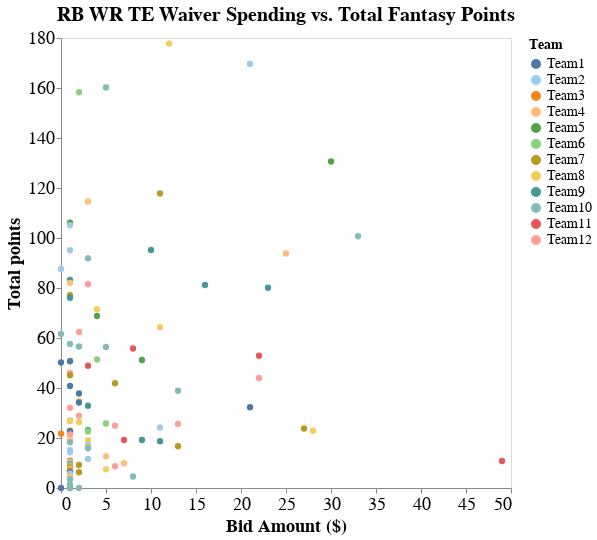

The notebook cell this image was saved under:
### Markdown cell above
The biggest steals on the waiver wire were Cordarrelle Patterson, Hollywood Brown, and Hunter Renfrow. The biggest runaway hype trains were Adrian Peterson, Rondale Moore, and Kadarius Toney.

### Code cell
chart

### Figure 1 — Vega-Lite specification as saved in the notebook (floating-point values rounded to 4 significant figures)
{"config": {"view": {"continuousWidth": 400, "continuousHeight": 300}, "axis": {"labelFontSize": 18, "titleFontSize": 18}, "legend": {"labelFontSize": 14, "titleFontSize": 14}, "title": {"fontSize": 20}}, "data": {"name": "data-cf397547162b860c4b9bc349a9baa00e"}, "mark": {"type": "circle", "size": 40}, "encoding": {"color": {"condition": {"type": "nominal", "field": "Team", "scale": {"scheme": "tableau20"}, "sort": ["Team1", "Team2", "Team3", "Team4", "Team5", "Team6", "Team7", "Team8", "Team9", "Team10", "Team11", "Team12"], "selection": "selector013"}, "value": "lightgray"}, "opacity": {"condition": {"value": 1, "selection": "selector013"}, "value": 0.1}, "tooltip": [{"type": "nominal", "field": "Player-info"}, {"type": "nominal", "field": "Team"}, {"type": "quantitative", "field": "Bid Amount ($)"}, {"type": "quantitative", "field": "Total points"}, {"type": "nominal", "field": "Stint (wks)"}], "x": {"type": "quantitative", "axis": {"grid": false}, "field": "Bid Amount ($)"}, "y": {"type": "quantitative", "axis": {"grid": false}, "field": "Total points"}}, "height": 450, "selection": {"selector013": {"type": "multi", "fields": ["Team"], "bind": "legend"}}, "title": "RB WR TE Waiver Spending vs. Total Fantasy Points", "width": 450, "$schema": "https://vega.github.io/schema/vega-lite/v4.8.1.json", "datasets": {"data-cf397547162b860c4b9bc349a9baa00e": [{"Player": "Cordarrelle Patterson", "Position": "RB", "Team": "Team8", "ProTeam": "ATL", "Action": "WAIVER", "Bid Amount ($)": 12, "Stint (wks)": [3, 4, 5, 7, 8, 9, 10, 11, 12, 13, 14, 15, 16, 17, 18], "Total points": 177.8, "Player-info": "Cordarrelle Patterson, RB (ATL)"}, {"Player": "James Conner", "Position": "RB", "Team": "Team2", "ProTeam": "ARI", "Action": "WAIVER", "Bid Amount ($)": 21, "Stint (wks)": [5, 6, 7, 8, 9, 10, 11, 13, 14, 15, 16, 17, 18, 19], "Total points": 169.6, "Player-info": "James Conner, RB (ARI)"}, {"Player": "Marquise Brown", "Position": "WR", "Team": "Team10", "ProTeam": "BAL", "Action": "WAIVER", "Bid Amount ($)": 5, "Stint (wks)": [2, 3, 4, 5, 6, 7, 9, 10, 11, 12, 13, 14, 15, 16, 17, 18], "Total points": 160.2, "Player-info": "Marquise Brown, WR (BAL)"}, {"Player": "Hunter Renfrow", "Position": "WR", "Team": "Team6", "ProTeam": "OAK", "Action": "WAIVER", "Bid Amount ($)": 2, "Stint (wks)": [4, 5, 6, 7, 9, 10, 11, 12, 13, 14, 15, 16, 17, 18, 19], "Total points": 158.3, "Player-info": "Hunter Renfrow, WR (OAK)"}, {"Player": "Elijah Mitchell", "Position": "RB", "Team": "Team5", "ProTeam": "SF", "Action": "WAIVER", "Bid Amount ($)": 30, "Stint (wks)": [2, 3, 4, 5, 7, 8, 9, 10, 11, 12, 13, 14, 15, 16, 17, 18, 19, 20, 21], "Total points": 130.6, "Player-info": "Elijah Mitchell, RB (SF)"}, {"Player": "Jaylen Waddle", "Position": "WR", "Team": "Team7", "ProTeam": "MIA", "Action": "WAIVER", "Bid Amount ($)": 11, "Stint (wks)": [7, 8, 9, 10, 11, 12, 13, 15, 16, 17, 18], "Total points": 117.8, "Player-info": "Jaylen Waddle, WR (MIA)"}, {"Player": "Michael Pittman Jr.", "Position": "WR", "Team": "Team4", "ProTeam": "IND", "Action": "WAIVER", "Bid Amount ($)": 3, "Stint (wks)": [7, 8, 9, 10, 11, 12, 13, 15, 16, 17, 18], "Total points": 114.6, "Player-info": "Michael Pittman Jr., WR (IND)"}, {"Player": "Mike Gesicki", "Position": "TE", "Team": "Team5", "ProTeam": "MIA", "Action": "WAIVER", "Bid Amount ($)": 1, "Stint (wks)": [4, 5, 6, 7, 8, 9, 10, 11, 12, 13, 15, 16, 17, 18], "Total points": 106.1, "Player-info": "Mike Gesicki, TE (MIA)"}, {"Player": "Dawson Knox", "Position": "TE", "Team": "Team2", "ProTeam": "BUF", "Action": "WAIVER", "Bid Amount ($)": 1, "Stint (wks)": [4, 5, 6, 8, 9, 10, 11, 12, 13, 14, 15, 16, 17, 18, 19, 20], "Total points": 105.1, "Player-info": "Dawson Knox, TE (BUF)"}, {"Player": "Chuba Hubbard", "Position": "RB", "Team": "Team10", "ProTeam": "CAR", "Action": "WAIVER", "Bid Amount ($)": 33, "Stint (wks)": [4, 5, 6, 7, 8, 9, 10, 11, 12, 14, 15, 16, 17, 18], "Total points": 100.7, "Player-info": "Chuba Hubbard, RB (CAR)"}, {"Player": "Dalton Schultz", "Position": "TE", "Team": "Team9", "ProTeam": "DAL", "Action": "WAIVER", "Bid Amount ($)": 10, "Stint (wks)": [6, 8, 9, 10, 11, 12, 13, 14, 15, 16, 17, 18, 19], "Total points": 95.2, "Player-info": "Dalton Schultz, TE (DAL)"}, {"Player": "Michael Carter", "Position": "RB", "Team": "Team2", "ProTeam": "NYJ", "Action": "WAIVER", "Bid Amount ($)": 1, "Stint (wks)": [7, 8, 9, 10, 11, 12, 13, 14, 15, 16, 17, 18], "Total points": 95.1, "Player-info": "Michael Carter, RB (NYJ)"}, {"Player": "Myles Gaskin", "Position": "RB", "Team": "Team4", "ProTeam": "MIA", "Action": "WAIVER", "Bid Amount ($)": 25, "Stint (wks)": [6, 7, 8, 9, 10, 11, 12, 13, 15, 16, 17, 18], "Total points": 93.8, "Player-info": "Myles Gaskin, RB (MIA)"}, {"Player": "Zach Ertz", "Position": "TE", "Team": "Team10", "ProTeam": "ARI", "Action": "WAIVER", "Bid Amount ($)": 3, "Stint (wks)": [7, 8, 9, 10, 11, 13, 14, 15, 16, 17, 18, 19], "Total points": 91.9, "Player-info": "Zach Ertz, TE (ARI)"}, {"Player": "Marvin Jones Jr.", "Position": "WR", "Team": "Team2", "ProTeam": "JAX", "Action": "WAIVER", "Bid Amount ($)": 0, "Stint (wks)": [1, 2, 3, 4, 5, 6, 8, 9, 10, 11], "Total points": 87.6, "Player-info": "Marvin Jones Jr., WR (JAX)"}, {"Player": "Brandon Aiyuk", "Position": "WR", "Team": "Team9", "ProTeam": "SF", "Action": "WAIVER", "Bid Amount ($)": 1, "Stint (wks)": [10, 11, 12, 13, 14, 15, 16, 17, 18, 19, 20, 21], "Total points": 83.2, "Player-info": "Brandon Aiyuk, WR (SF)"}, {"Player": "Devin Singletary", "Position": "RB", "Team": "Team4", "ProTeam": "BUF", "Action": "WAIVER", "Bid Amount ($)": 1, "Stint (wks)": [11, 12, 13, 14, 15, 16, 17, 18, 19, 20], "Total points": 82.0, "Player-info": "Devin Singletary, RB (BUF)"}, {"Player": "Tony Pollard", "Position": "RB", "Team": "Team12", "ProTeam": "DAL", "Action": "WAIVER", "Bid Amount ($)": 3, "Stint (wks)": [8, 9, 10, 11, 12, 13, 14, 15, 16, 17, 18, 19], "Total points": 81.5, "Player-info": "Tony Pollard, RB (DAL)"}, {"Player": "A.J. Green", "Position": "WR", "Team": "Team9", "ProTeam": "ARI", "Action": "WAIVER", "Bid Amount ($)": 16, "Stint (wks)": [5, 6, 7, 8, 9, 10, 11, 13, 14, 15, 16, 17, 18, 19], "Total points": 81.2, "Player-info": "A.J. Green, WR (ARI)"}, {"Player": "Darrel Williams", "Position": "RB", "Team": "Team9", "ProTeam": "KC", "Action": "WAIVER", "Bid Amount ($)": 23, "Stint (wks)": [6, 7, 8, 9, 10, 11], "Total points": 80.1, "Player-info": "Darrel Williams, RB (KC)"}, {"Player": "Darnell Mooney", "Position": "WR", "Team": "Team7", "ProTeam": "CHI", "Action": "WAIVER", "Bid Amount ($)": 1, "Stint (wks)": [11, 12, 13, 14, 15, 16, 17, 18], "Total points": 77.1, "Player-info": "Darnell Mooney, WR (CHI)"}, {"Player": "Rob Gronkowski", "Position": "TE", "Team": "Team9", "ProTeam": "TB", "Action": "WAIVER", "Bid Amount ($)": 1, "Stint (wks)": [10, 11, 12, 13, 14, 15, 16, 17, 18, 19, 20], "Total points": 76.1, "Player-info": "Rob Gronkowski, TE (TB)"}, {"Player": "Devonta Freeman", "Position": "RB", "Team": "Team8", "ProTeam": "BAL", "Action": "WAIVER", "Bid Amount ($)": 4, "Stint (wks)": [11, 12, 13, 14, 15, 16, 17, 18], "Total points": 71.5, "Player-info": "Devonta Freeman, RB (BAL)"}, {"Player": "D'Onta Foreman", "Position": "RB", "Team": "Team5", "ProTeam": "TEN", "Action": "WAIVER", "Bid Amount ($)": 4, "Stint (wks)": [11, 12, 14, 15, 16, 17, 18, 20], "Total points": 68.8, "Player-info": "D'Onta Foreman, RB (TEN)"}, {"Player": "Van Jefferson", "Position": "WR", "Team": "Team8", "ProTeam": "LAR", "Action": "WAIVER", "Bid Amount ($)": 11, "Stint (wks)": [10, 12, 13, 14, 15, 16, 17, 18, 19, 20, 21, 22], "Total points": 64.3, "Player-info": "Van Jefferson, WR (LAR)"}, {"Player": "Elijah Moore", "Position": "WR", "Team": "Team12", "ProTeam": "NYJ", "Action": "WAIVER", "Bid Amount ($)": 2, "Stint (wks)": [10, 11, 12, 13, 14, 15, 16], "Total points": 62.4, "Player-info": "Elijah Moore, WR (NYJ)"}, {"Player": "Tony Pollard", "Position": "RB", "Team": "Team10", "ProTeam": "DAL", "Action": "WAIVER", "Bid Amount ($)": 0, "Stint (wks)": [1, 2, 3, 4, 5, 6], "Total points": 61.6, "Player-info": "Tony Pollard, RB (DAL)"}, {"Player": "Rex Burkhead", "Position": "RB", "Team": "Team10", "ProTeam": "HOU", "Action": "WAIVER", "Bid Amount ($)": 1, "Stint (wks)": [13, 14, 15, 16, 17, 18], "Total points": 57.6, "Player-info": "Rex Burkhead, RB (HOU)"}, {"Player": "D'Ernest Johnson", "Position": "RB", "Team": "Team10", "ProTeam": "CLE", "Action": "WAIVER", "Bid Amount ($)": 2, "Stint (wks)": [7, 8, 9, 10, 11], "Total points": 56.6, "Player-info": "D'Ernest Johnson, RB (CLE)"}, {"Player": "Rashaad Penny", "Position": "RB", "Team": "Team10", "ProTeam": "SEA", "Action": "WAIVER", "Bid Amount ($)": 5, "Stint (wks)": [15, 16, 17, 18], "Total points": 56.4, "Player-info": "Rashaad Penny, RB (SEA)"}, {"Player": "Michael Gallup", "Position": "WR", "Team": "Team11", "ProTeam": "DAL", "Action": "WAIVER", "Bid Amount ($)": 8, "Stint (wks)": [12, 13, 14, 15, 16, 17, 18, 19], "Total points": 55.8, "Player-info": "Michael Gallup, WR (DAL)"}, {"Player": "Amon-Ra St. Brown", "Position": "WR", "Team": "Team11", "ProTeam": "DET", "Action": "WAIVER", "Bid Amount ($)": 22, "Stint (wks)": [16, 17, 18], "Total points": 52.9, "Player-info": "Amon-Ra St. Brown, WR (DET)"}, {"Player": "Pat Freiermuth", "Position": "TE", "Team": "Team6", "ProTeam": "PIT", "Action": "WAIVER", "Bid Amount ($)": 4, "Stint (wks)": [10, 11, 12, 13, 14, 15, 16, 17, 18, 19], "Total points": 51.4, "Player-info": "Pat Freiermuth, TE (PIT)"}, {"Player": "Devontae Booker", "Position": "RB", "Team": "Team5", "ProTeam": "NYG", "Action": "WAIVER", "Bid Amount ($)": 9, "Stint (wks)": [6, 7, 8, 9], "Total points": 51.2, "Player-info": "Devontae Booker, RB (NYG)"}, {"Player": "Miles Sanders", "Position": "RB", "Team": "Team4", "ProTeam": "PHI", "Action": "WAIVER", "Bid Amount ($)": 1, "Stint (wks)": [8, 9, 10, 11, 12, 13, 15, 16, 17, 18, 19], "Total points": 50.9, "Player-info": "Miles Sanders, RB (PHI)"}, {"Player": "Alexander Mattison", "Position": "RB", "Team": "Team1", "ProTeam": "MIN", "Action": "WAIVER", "Bid Amount ($)": 1, "Stint (wks)": [11, 12, 13, 14, 15, 16, 17, 18], "Total points": 50.7, "Player-info": "Alexander Mattison, RB (MIN)"}, {"Player": "Alexander Mattison", "Position": "RB", "Team": "Team1", "ProTeam": "MIN", "Action": "WAIVER", "Bid Amount ($)": 0, "Stint (wks)": [2, 3, 4, 5, 6, 8], "Total points": 50.2, "Player-info": "Alexander Mattison, RB (MIN)"}, {"Player": "Jared Cook", "Position": "TE", "Team": "Team11", "ProTeam": "LAC", "Action": "WAIVER", "Bid Amount ($)": 3, "Stint (wks)": [9, 10, 11, 12, 13, 14, 15, 16], "Total points": 48.9, "Player-info": "Jared Cook, TE (LAC)"}, {"Player": "Noah Fant", "Position": "TE", "Team": "Team12", "ProTeam": "DEN", "Action": "WAIVER", "Bid Amount ($)": 1, "Stint (wks)": [12, 13, 14, 15, 16, 17, 18], "Total points": 46.0, "Player-info": "Noah Fant, TE (DEN)"}, {"Player": "Emmanuel Sanders", "Position": "WR", "Team": "Team7", "ProTeam": "BUF", "Action": "WAIVER", "Bid Amount ($)": 1, "Stint (wks)": [5, 6, 8, 9, 10], "Total points": 45.1, "Player-info": "Emmanuel Sanders, WR (BUF)"}, {"Player": "Khalil Herbert", "Position": "RB", "Team": "Team12", "ProTeam": "CHI", "Action": "WAIVER", "Bid Amount ($)": 22, "Stint (wks)": [6, 7, 8, 9, 11, 12], "Total points": 44.0, "Player-info": "Khalil Herbert, RB (CHI)"}, {"Player": "Michael Pittman Jr.", "Position": "WR", "Team": "Team7", "ProTeam": "IND", "Action": "WAIVER", "Bid Amount ($)": 6, "Stint (wks)": [3, 4, 5, 6], "Total points": 41.9, "Player-info": "Michael Pittman Jr., WR (IND)"}, {"Player": "Chase Claypool", "Position": "WR", "Team": "Team1", "ProTeam": "PIT", "Action": "WAIVER", "Bid Amount ($)": 1, "Stint (wks)": [12, 13, 14, 15, 16, 17, 18, 19], "Total points": 40.8, "Player-info": "Chase Claypool, WR (PIT)"}, {"Player": "Sterling Shepard", "Position": "WR", "Team": "Team10", "ProTeam": "NYG", "Action": "WAIVER", "Bid Amount ($)": 13, "Stint (wks)": [2, 3, 4, 5, 6, 7, 8, 9, 11, 12, 13, 14, 15], "Total points": 38.9, "Player-info": "Sterling Shepard, WR (NYG)"}, {"Player": "Justin Jackson", "Position": "RB", "Team": "Team1", "ProTeam": "LAC", "Action": "WAIVER", "Bid Amount ($)": 2, "Stint (wks)": [16, 17, 18], "Total points": 37.8, "Player-info": "Justin Jackson, RB (LAC)"}, {"Player": "Tyler Conklin", "Position": "TE", "Team": "Team8", "ProTeam": "MIN", "Action": "WAIVER", "Bid Amount ($)": 2, "Stint (wks)": [8, 9, 10, 11], "Total points": 34.8, "Player-info": "Tyler Conklin, TE (MIN)"}, {"Player": "Mark Ingram II", "Position": "RB", "Team": "Team1", "ProTeam": "NO", "Action": "WAIVER", "Bid Amount ($)": 2, "Stint (wks)": [10, 11, 12, 13], "Total points": 34.2, "Player-info": "Mark Ingram II, RB (NO)"}, {"Player": "Christian Kirk", "Position": "WR", "Team": "Team9", "ProTeam": "ARI", "Action": "WAIVER", "Bid Amount ($)": 3, "Stint (wks)": [7, 8, 9], "Total points": 32.9, "Player-info": "Christian Kirk, WR (ARI)"}, {"Player": "J.D. McKissic", "Position": "RB", "Team": "Team1", "ProTeam": "WSH", "Action": "WAIVER", "Bid Amount ($)": 21, "Stint (wks)": [7, 8, 10, 11], "Total points": 32.3, "Player-info": "J.D. McKissic, RB (WSH)"}, {"Player": "Jeff Wilson Jr.", "Position": "RB", "Team": "Team12", "ProTeam": "SF", "Action": "WAIVER", "Bid Amount ($)": 1, "Stint (wks)": [15, 16, 17, 18, 19, 20, 21], "Total points": 32.1, "Player-info": "Jeff Wilson Jr., RB (SF)"}, {"Player": "Tim Patrick", "Position": "WR", "Team": "Team12", "ProTeam": "DEN", "Action": "WAIVER", "Bid Amount ($)": 2, "Stint (wks)": [2, 3, 4], "Total points": 28.9, "Player-info": "Tim Patrick, WR (DEN)"}, {"Player": "Dontrell Hilliard", "Position": "RB", "Team": "Team7", "ProTeam": "TEN", "Action": "WAIVER", "Bid Amount ($)": 1, "Stint (wks)": [14, 15, 16, 17, 18, 20], "Total points": 26.9, "Player-info": "Dontrell Hilliard, RB (TEN)"}, {"Player": "Foster Moreau", "Position": "TE", "Team": "Team8", "ProTeam": "OAK", "Action": "WAIVER", "Bid Amount ($)": 1, "Stint (wks)": [13, 14, 15, 16, 17, 18, 19], "Total points": 26.8, "Player-info": "Foster Moreau, TE (OAK)"}, {"Player": "Jalen Guyton", "Position": "WR", "Team": "Team8", "ProTeam": "LAC", "Action": "WAIVER", "Bid Amount ($)": 2, "Stint (wks)": [14, 15, 16, 17, 18], "Total points": 26.3, "Player-info": "Jalen Guyton, WR (LAC)"}, {"Player": "Kenyan Drake", "Position": "RB", "Team": "Team6", "ProTeam": "OAK", "Action": "WAIVER", "Bid Amount ($)": 5, "Stint (wks)": [9, 10, 11, 12, 13, 14, 15, 16, 17, 18, 19], "Total points": 25.8, "Player-info": "Kenyan Drake, RB (OAK)"}, {"Player": "Alex Collins", "Position": "RB", "Team": "Team12", "ProTeam": "SEA", "Action": "WAIVER", "Bid Amount ($)": 13, "Stint (wks)": [6, 7, 8], "Total points": 25.6, "Player-info": "Alex Collins, RB (SEA)"}, {"Player": "Rhamondre Stevenson", "Position": "RB", "Team": "Team12", "ProTeam": "NE", "Action": "WAIVER", "Bid Amount ($)": 6, "Stint (wks)": [11, 12, 13, 15, 16], "Total points": 24.9, "Player-info": "Rhamondre Stevenson, RB (NE)"}, {"Player": "Darrel Williams", "Position": "RB", "Team": "Team2", "ProTeam": "KC", "Action": "WAIVER", "Bid Amount ($)": 11, "Stint (wks)": [17, 18, 19, 20, 21], "Total points": 24.2, "Player-info": "Darrel Williams, RB (KC)"}, {"Player": "Kadarius Toney", "Position": "WR", "Team": "Team7", "ProTeam": "NYG", "Action": "WAIVER", "Bid Amount ($)": 27, "Stint (wks)": [6, 7, 8, 9, 11, 12, 13, 14, 15, 16, 17, 18], "Total points": 23.8, "Player-info": "Kadarius Toney, WR (NYG)"}, {"Player": "Jared Cook", "Position": "TE", "Team": "Team9", "ProTeam": "LAC", "Action": "WAIVER", "Bid Amount ($)": 3, "Stint (wks)": [3, 4, 5], "Total points": 23.1, "Player-info": "Jared Cook, TE (LAC)"}, {"Player": "Rondale Moore", "Position": "WR", "Team": "Team8", "ProTeam": "ARI", "Action": "WAIVER", "Bid Amount ($)": 28, "Stint (wks)": [3, 4, 5, 6], "Total points": 22.9, "Player-info": "Rondale Moore, WR (ARI)"}, {"Player": "Darnell Mooney", "Position": "WR", "Team": "Team7", "ProTeam": "CHI", "Action": "WAIVER", "Bid Amount ($)": 1, "Stint (wks)": [5, 6, 7], "Total points": 22.9, "Player-info": "Darnell Mooney, WR (CHI)"}, {"Player": "Hunter Henry", "Position": "TE", "Team": "Team6", "ProTeam": "NE", "Action": "WAIVER", "Bid Amount ($)": 3, "Stint (wks)": [6, 7, 8], "Total points": 22.6, "Player-info": "Hunter Henry, TE (NE)"}, {"Player": "Boston Scott", "Position": "RB", "Team": "Team1", "ProTeam": "PHI", "Action": "WAIVER", "Bid Amount ($)": 1, "Stint (wks)": [17, 18, 19], "Total points": 22.6, "Player-info": "Boston Scott, RB (PHI)"}, {"Player": "Phillip Lindsay", "Position": "RB", "Team": "Team3", "ProTeam": "MIA", "Action": "WAIVER", "Bid Amount ($)": 0, "Stint (wks)": [2, 3, 4, 5, 6, 7, 8, 9, 10, 11], "Total points": 21.7, "Player-info": "Phillip Lindsay, RB (MIA)"}, {"Player": "DeVante Parker", "Position": "WR", "Team": "Team12", "ProTeam": "MIA", "Action": "WAIVER", "Bid Amount ($)": 1, "Stint (wks)": [15, 16, 17, 18], "Total points": 21.4, "Player-info": "DeVante Parker, WR (MIA)"}, {"Player": "Christian Kirk", "Position": "WR", "Team": "Team11", "ProTeam": "ARI", "Action": "WAIVER", "Bid Amount ($)": 7, "Stint (wks)": [16, 17, 18, 19], "Total points": 19.2, "Player-info": "Christian Kirk, WR (ARI)"}, {"Player": "J.D. McKissic", "Position": "RB", "Team": "Team9", "ProTeam": "WSH", "Action": "WAIVER", "Bid Amount ($)": 9, "Stint (wks)": [3, 4], "Total points": 19.2, "Player-info": "J.D. McKissic, RB (WSH)"}, {"Player": "Dan Arnold", "Position": "TE", "Team": "Team4", "ProTeam": "JAX", "Action": "WAIVER", "Bid Amount ($)": 1, "Stint (wks)": [9, 10], "Total points": 19.2, "Player-info": "Dan Arnold, TE (JAX)"}, {"Player": "Mecole Hardman", "Position": "WR", "Team": "Team8", "ProTeam": "KC", "Action": "WAIVER", "Bid Amount ($)": 3, "Stint (wks)": [7, 8, 9, 10], "Total points": 19.1, "Player-info": "Mecole Hardman, WR (KC)"}, {"Player": "Latavius Murray", "Position": "RB", "Team": "Team9", "ProTeam": "BAL", "Action": "WAIVER", "Bid Amount ($)": 11, "Stint (wks)": [3, 4, 5], "Total points": 18.7, "Player-info": "Latavius Murray, RB (BAL)"}, {"Player": "Ronald Jones II", "Position": "RB", "Team": "Team10", "ProTeam": "TB", "Action": "WAIVER", "Bid Amount ($)": 1, "Stint (wks)": [16, 17, 18, 19, 20], "Total points": 18.3, "Player-info": "Ronald Jones II, RB (TB)"}, {"Player": "Tevin Coleman", "Position": "RB", "Team": "Team2", "ProTeam": "NYJ", "Action": "WAIVER", "Bid Amount ($)": 3, "Stint (wks)": [12, 13, 14], "Total points": 17.2, "Player-info": "Tevin Coleman, RB (NYJ)"}, {"Player": "Damien Williams", "Position": "RB", "Team": "Team7", "ProTeam": "CHI", "Action": "WAIVER", "Bid Amount ($)": 13, "Stint (wks)": [5, 6, 7], "Total points": 16.7, "Player-info": "Damien Williams, RB (CHI)"}, {"Player": "Jarvis Landry", "Position": "WR", "Team": "Team6", "ProTeam": "CLE", "Action": "WAIVER", "Bid Amount ($)": 3, "Stint (wks)": [6, 7, 8, 9], "Total points": 16.3, "Player-info": "Jarvis Landry, WR (CLE)"}, {"Player": "Samaje Perine", "Position": "RB", "Team": "Team8", "ProTeam": "CIN", "Action": "WAIVER", "Bid Amount ($)": 3, "Stint (wks)": [5, 6], "Total points": 16.3, "Player-info": "Samaje Perine, RB (CIN)"}, {"Player": "Tyler Conklin", "Position": "TE", "Team": "Team10", "ProTeam": "MIN", "Action": "WAIVER", "Bid Amount ($)": 3, "Stint (wks)": [4, 5, 6], "Total points": 15.9, "Player-info": "Tyler Conklin, TE (MIN)"}, {"Player": "Tre'Quan Smith", "Position": "WR", "Team": "Team2", "ProTeam": "NO", "Action": "WAIVER", "Bid Amount ($)": 1, "Stint (wks)": [12, 13, 14, 15], "Total points": 15.1, "Player-info": "Tre'Quan Smith, WR (NO)"}, {"Player": "Tim Patrick", "Position": "WR", "Team": "Team2", "ProTeam": "DEN", "Action": "WAIVER", "Bid Amount ($)": 1, "Stint (wks)": [6, 7], "Total points": 14.3, "Player-info": "Tim Patrick, WR (DEN)"}, {"Player": "Robby Anderson", "Position": "WR", "Team": "Team4", "ProTeam": "CAR", "Action": "WAIVER", "Bid Amount ($)": 5, "Stint (wks)": [5, 6], "Total points": 12.6, "Player-info": "Robby Anderson, WR (CAR)"}, {"Player": "Tyler Boyd", "Position": "WR", "Team": "Team2", "ProTeam": "CIN", "Action": "WAIVER", "Bid Amount ($)": 3, "Stint (wks)": [17, 18, 19, 20, 21, 22], "Total points": 11.6, "Player-info": "Tyler Boyd, WR (CIN)"}, {"Player": "Cole Kmet", "Position": "TE", "Team": "Team3", "ProTeam": "CHI", "Action": "WAIVER", "Bid Amount ($)": 1, "Stint (wks)": [16, 17, 18], "Total points": 10.9, "Player-info": "Cole Kmet, TE (CHI)"}, {"Player": "David Njoku", "Position": "TE", "Team": "Team11", "ProTeam": "CLE", "Action": "WAIVER", "Bid Amount ($)": 49, "Stint (wks)": [17, 18], "Total points": 10.8, "Player-info": "David Njoku, TE (CLE)"}, {"Player": "Ricky Seals-Jones", "Position": "TE", "Team": "Team2", "ProTeam": "WSH", "Action": "WAIVER", "Bid Amount ($)": 1, "Stint (wks)": [7, 8], "Total points": 10.3, "Player-info": "Ricky Seals-Jones, TE (WSH)"}, {"Player": "Tyler Higbee", "Position": "TE", "Team": "Team4", "ProTeam": "LAR", "Action": "WAIVER", "Bid Amount ($)": 7, "Stint (wks)": [17, 18, 19, 20, 21, 22], "Total points": 9.9, "Player-info": "Tyler Higbee, TE (LAR)"}, {"Player": "Rashod Bateman", "Position": "WR", "Team": "Team7", "ProTeam": "BAL", "Action": "WAIVER", "Bid Amount ($)": 1, "Stint (wks)": [11, 12], "Total points": 9.5, "Player-info": "Rashod Bateman, WR (BAL)"}, {"Player": "Myles Gaskin", "Position": "RB", "Team": "Team7", "ProTeam": "MIA", "Action": "WAIVER", "Bid Amount ($)": 2, "Stint (wks)": [3, 4], "Total points": 9.2, "Player-info": "Myles Gaskin, RB (MIA)"}, {"Player": "Kenneth Gainwell", "Position": "RB", "Team": "Team10", "ProTeam": "PHI", "Action": "WAIVER", "Bid Amount ($)": 1, "Stint (wks)": [8, 9], "Total points": 9.0, "Player-info": "Kenneth Gainwell, RB (PHI)"}, {"Player": "Courtland Sutton", "Position": "WR", "Team": "Team6", "ProTeam": "DEN", "Action": "WAIVER", "Bid Amount ($)": 1, "Stint (wks)": [12, 13, 14, 15], "Total points": 8.8, "Player-info": "Courtland Sutton, WR (DEN)"}, {"Player": "DeVante Parker", "Position": "WR", "Team": "Team12", "ProTeam": "MIA", "Action": "WAIVER", "Bid Amount ($)": 6, "Stint (wks)": [9, 10, 11, 12, 13], "Total points": 8.7, "Player-info": "DeVante Parker, WR (MIA)"}, {"Player": "Tyler Higbee", "Position": "TE", "Team": "Team3", "ProTeam": "LAR", "Action": "WAIVER", "Bid Amount ($)": 1, "Stint (wks)": [12, 13, 14], "Total points": 8.1, "Player-info": "Tyler Higbee, TE (LAR)"}, {"Player": "Jarvis Landry", "Position": "WR", "Team": "Team4", "ProTeam": "CLE", "Action": "WAIVER", "Bid Amount ($)": 1, "Stint (wks)": [15, 16], "Total points": 7.5, "Player-info": "Jarvis Landry, WR (CLE)"}, {"Player": "Jeff Wilson Jr.", "Position": "RB", "Team": "Team8", "ProTeam": "SF", "Action": "WAIVER", "Bid Amount ($)": 5, "Stint (wks)": [11, 12], "Total points": 7.5, "Player-info": "Jeff Wilson Jr., RB (SF)"}, {"Player": "Alex Collins", "Position": "RB", "Team": "Team10", "ProTeam": "SEA", "Action": "WAIVER", "Bid Amount ($)": 1, "Stint (wks)": [11, 12, 13, 14], "Total points": 7.0, "Player-info": "Alex Collins, RB (SEA)"}, {"Player": "Royce Freeman", "Position": "RB", "Team": "Team3", "ProTeam": "HOU", "Action": "WAIVER", "Bid Amount ($)": 1, "Stint (wks)": [15, 16, 17, 18], "Total points": 6.7, "Player-info": "Royce Freeman, RB (HOU)"}, {"Player": "Ty Johnson", "Position": "RB", "Team": "Team7", "ProTeam": "NYJ", "Action": "WAIVER", "Bid Amount ($)": 1, "Stint (wks)": [12, 13], "Total points": 6.7, "Player-info": "Ty Johnson, RB (NYJ)"}, {"Player": "Jeremy McNichols", "Position": "RB", "Team": "Team7", "ProTeam": "TEN", "Action": "WAIVER", "Bid Amount ($)": 2, "Stint (wks)": [9, 10], "Total points": 6.3, "Player-info": "Jeremy McNichols, RB (TEN)"}, {"Player": "Hunter Henry", "Position": "TE", "Team": "Team1", "ProTeam": "NE", "Action": "WAIVER", "Bid Amount ($)": 1, "Stint (wks)": [11, 12], "Total points": 6.1, "Player-info": "Hunter Henry, TE (NE)"}, {"Player": "Latavius Murray", "Position": "RB", "Team": "Team2", "ProTeam": "BAL", "Action": "WAIVER", "Bid Amount ($)": 1, "Stint (wks)": [9, 10, 11, 12], "Total points": 5.7, "Player-info": "Latavius Murray, RB (BAL)"}, {"Player": "Nyheim Hines", "Position": "RB", "Team": "Team10", "ProTeam": "IND", "Action": "WAIVER", "Bid Amount ($)": 8, "Stint (wks)": [4, 5, 6], "Total points": 4.6, "Player-info": "Nyheim Hines, RB (IND)"}, {"Player": "Christian Kirk", "Position": "WR", "Team": "Team4", "ProTeam": "ARI", "Action": "WAIVER", "Bid Amount ($)": 1, "Stint (wks)": [11, 13], "Total points": 4.4, "Player-info": "Christian Kirk, WR (ARI)"}, {"Player": "David Njoku", "Position": "TE", "Team": "Team4", "ProTeam": "CLE", "Action": "WAIVER", "Bid Amount ($)": 1, "Stint (wks)": [15, 16], "Total points": 4.4, "Player-info": "David Njoku, TE (CLE)"}, {"Player": "Kenneth Gainwell", "Position": "RB", "Team": "Team10", "ProTeam": "PHI", "Action": "WAIVER", "Bid Amount ($)": 1, "Stint (wks)": [5, 6], "Total points": 3.5, "Player-info": "Kenneth Gainwell, RB (PHI)"}, {"Player": "Dan Arnold", "Position": "TE", "Team": "Team10", "ProTeam": "JAX", "Action": "WAIVER", "Bid Amount ($)": 1, "Stint (wks)": [11, 12], "Total points": 1.4, "Player-info": "Dan Arnold, TE (JAX)"}, {"Player": "T.Y. Hilton", "Position": "WR", "Team": "Team5", "ProTeam": "IND", "Action": "WAIVER", "Bid Amount ($)": 1, "Stint (wks)": [1, 2, 3, 4, 5], "Total points": 0.0, "Player-info": "T.Y. Hilton, WR (IND)"}, {"Player": "Derrick Henry", "Position": "RB", "Team": "Team10", "ProTeam": "TEN", "Action": "WAIVER", "Bid Amount ($)": 1, "Stint (wks)": [9, 10, 11, 12, 14, 15, 16, 17, 18, 20], "Total points": 0.0, "Player-info": "Derrick Henry, RB (TEN)"}, {"Player": "Jeff Wilson Jr.", "Position": "RB", "Team": "Team1", "ProTeam": "SF", "Action": "WAIVER", "Bid Amount ($)": 0, "Stint (wks)": [2, 3, 4, 5], "Total points": 0.0, "Player-info": "Jeff Wilson Jr., RB (SF)"}, {"Player": "J.D. McKissic", "Position": "RB", "Team": "Team10", "ProTeam": "WSH", "Action": "WAIVER", "Bid Amount ($)": 2, "Stint (wks)": [13, 14, 15], "Total points": 0.0, "Player-info": "J.D. McKissic, RB (WSH)"}]}}
